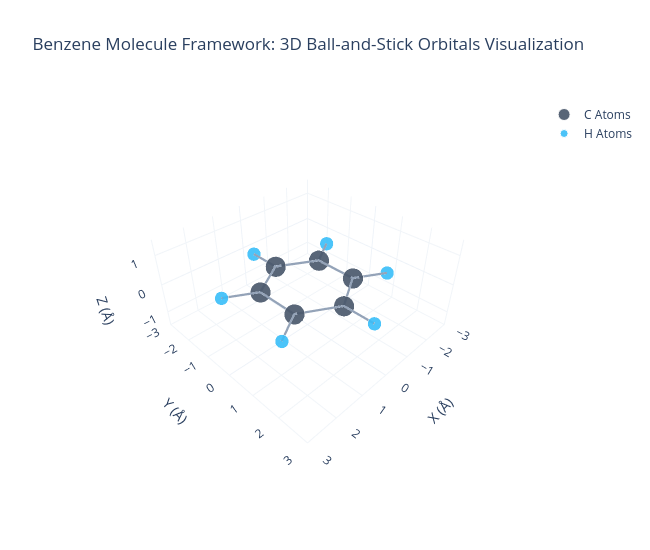

This figure's notebook cell:
### Markdown cell above
## Interactive 3D Ball-and-Stick Plot

Using Plotly Scatter3d, we draw atoms as color-coded spheres (Carbon = Grey, Hydrogen = Sky Blue) and bonds as connecting coordinate lines.

### Code cell
fig = go.Figure()

# 1. Draw bond lines
for start_idx, end_idx in bonds:
    x_line = [df_atoms.loc[start_idx, 'X'], df_atoms.loc[end_idx, 'X']]
    y_line = [df_atoms.loc[start_idx, 'Y'], df_atoms.loc[end_idx, 'Y']]
    z_line = [df_atoms.loc[start_idx, 'Z'], df_atoms.loc[end_idx, 'Z']]
    
    fig.add_trace(go.Scatter3d(
        x=x_line, y=y_line, z=z_line,
        mode='lines',
        line=dict(color='#94A3B8', width=4.5),
        showlegend=False,
        hoverinfo='none'
    ))

# 2. Draw atoms spheres
atom_colors = {'C': '#475569', 'H': '#38BDF8'}
atom_sizes = {'C': 12, 'H': 8}

for el in ['C', 'H']:
    df_el = df_atoms[df_atoms['Element'] == el]
    
    fig.add_trace(go.Scatter3d(
        x=list(df_el['X']),
        y=list(df_el['Y']),
        z=list(df_el['Z']),
        mode='markers',
        name=f'{el} Atoms',
        marker=dict(
            size=atom_sizes[el],
            color=atom_colors[el],
            opacity=0.9,
            line=dict(width=1, color='white')
        ),
        text=list(df_el['Atom']),
        hoverinfo='text'
    ))

fig.update_layout(
    title='Benzene Molecule Framework: 3D Ball-and-Stick Orbitals Visualization',
    scene=dict(
        xaxis=dict(title='X (Å)', gridcolor='#F1F5F9', range=[-3.0, 3.0]),
        yaxis=dict(title='Y (Å)', gridcolor='#F1F5F9', range=[-3.0, 3.0]),
        zaxis=dict(title='Z (Å)', gridcolor='#F1F5F9', range=[-1.5, 1.5]),
        aspectratio=dict(x=1, y=1, z=0.5)
    ),
    width=650,
    height=550,
    template='plotly_white'
)

fig.show()

### Figure 1 — Plotly figure (JSON) as saved in the notebook; plotly's stock layout.template omitted (floating-point values rounded to 4 significant figures)
{"data": [{"hoverinfo": "none", "line": {"color": "#94A3B8", "width": 4.5}, "mode": "lines", "showlegend": false, "x": [0.0, 1.2], "y": [1.4, 0.7], "z": [0.0, 0.0], "type": "scatter3d"}, {"hoverinfo": "none", "line": {"color": "#94A3B8", "width": 4.5}, "mode": "lines", "showlegend": false, "x": [1.2, 1.2], "y": [0.7, -0.7], "z": [0.0, 0.0], "type": "scatter3d"}, {"hoverinfo": "none", "line": {"color": "#94A3B8", "width": 4.5}, "mode": "lines", "showlegend": false, "x": [1.2, 0.0], "y": [-0.7, -1.4], "z": [0.0, 0.0], "type": "scatter3d"}, {"hoverinfo": "none", "line": {"color": "#94A3B8", "width": 4.5}, "mode": "lines", "showlegend": false, "x": [0.0, -1.2], "y": [-1.4, -0.7], "z": [0.0, 0.0], "type": "scatter3d"}, {"hoverinfo": "none", "line": {"color": "#94A3B8", "width": 4.5}, "mode": "lines", "showlegend": false, "x": [-1.2, -1.2], "y": [-0.7, 0.7], "z": [0.0, 0.0], "type": "scatter3d"}, {"hoverinfo": "none", "line": {"color": "#94A3B8", "width": 4.5}, "mode": "lines", "showlegend": false, "x": [-1.2, 0.0], "y": [0.7, 1.4], "z": [0.0, 0.0], "type": "scatter3d"}, {"hoverinfo": "none", "line": {"color": "#94A3B8", "width": 4.5}, "mode": "lines", "showlegend": false, "x": [0.0, 0.0], "y": [1.4, 2.45], "z": [0.0, 0.0], "type": "scatter3d"}, {"hoverinfo": "none", "line": {"color": "#94A3B8", "width": 4.5}, "mode": "lines", "showlegend": false, "x": [1.2, 2.15], "y": [0.7, 1.25], "z": [0.0, 0.0], "type": "scatter3d"}, {"hoverinfo": "none", "line": {"color": "#94A3B8", "width": 4.5}, "mode": "lines", "showlegend": false, "x": [1.2, 2.15], "y": [-0.7, -1.25], "z": [0.0, 0.0], "type": "scatter3d"}, {"hoverinfo": "none", "line": {"color": "#94A3B8", "width": 4.5}, "mode": "lines", "showlegend": false, "x": [0.0, 0.0], "y": [-1.4, -2.45], "z": [0.0, 0.0], "type": "scatter3d"}, {"hoverinfo": "none", "line": {"color": "#94A3B8", "width": 4.5}, "mode": "lines", "showlegend": false, "x": [-1.2, -2.15], "y": [-0.7, -1.25], "z": [0.0, 0.0], "type": "scatter3d"}, {"hoverinfo": "none", "line": {"color": "#94A3B8", "width": 4.5}, "mode": "lines", "showlegend": false, "x": [-1.2, -2.15], "y": [0.7, 1.25], "z": [0.0, 0.0], "type": "scatter3d"}, {"hoverinfo": "none", "line": {"color": "#94A3B8", "width": 4.5}, "mode": "lines", "showlegend": false, "x": [0.0, 1.2], "y": [1.4, 0.7], "z": [0.0, 0.0], "type": "scatter3d"}, {"hoverinfo": "none", "line": {"color": "#94A3B8", "width": 4.5}, "mode": "lines", "showlegend": false, "x": [1.2, 0.0], "y": [-0.7, -1.4], "z": [0.0, 0.0], "type": "scatter3d"}, {"hoverinfo": "none", "line": {"color": "#94A3B8", "width": 4.5}, "mode": "lines", "showlegend": false, "x": [-1.2, -1.2], "y": [-0.7, 0.7], "z": [0.0, 0.0], "type": "scatter3d"}, {"hoverinfo": "text", "marker": {"color": "#475569", "line": {"color": "white", "width": 1}, "opacity": 0.9, "size": 12}, "mode": "markers", "name": "C Atoms", "text": ["C1", "C2", "C3", "C4", "C5", "C6"], "x": [0.0, 1.2, 1.2, 0.0, -1.2, -1.2], "y": [1.4, 0.7, -0.7, -1.4, -0.7, 0.7], "z": [0.0, 0.0, 0.0, 0.0, 0.0, 0.0], "type": "scatter3d"}, {"hoverinfo": "text", "marker": {"color": "#38BDF8", "line": {"color": "white", "width": 1}, "opacity": 0.9, "size": 8}, "mode": "markers", "name": "H Atoms", "text": ["H1", "H2", "H3", "H4", "H5", "H6"], "x": [0.0, 2.15, 2.15, 0.0, -2.15, -2.15], "y": [2.45, 1.25, -1.25, -2.45, -1.25, 1.25], "z": [0.0, 0.0, 0.0, 0.0, 0.0, 0.0], "type": "scatter3d"}], "layout": {"scene": {"xaxis": {"title": {"text": "X (Å)"}, "gridcolor": "#F1F5F9", "range": [-3.0, 3.0]}, "yaxis": {"title": {"text": "Y (Å)"}, "gridcolor": "#F1F5F9", "range": [-3.0, 3.0]}, "zaxis": {"title": {"text": "Z (Å)"}, "gridcolor": "#F1F5F9", "range": [-1.5, 1.5]}, "aspectratio": {"x": 1, "y": 1, "z": 0.5}}, "title": {"text": "Benzene Molecule Framework: 3D Ball-and-Stick Orbitals Visualization"}, "width": 650, "height": 550}}
